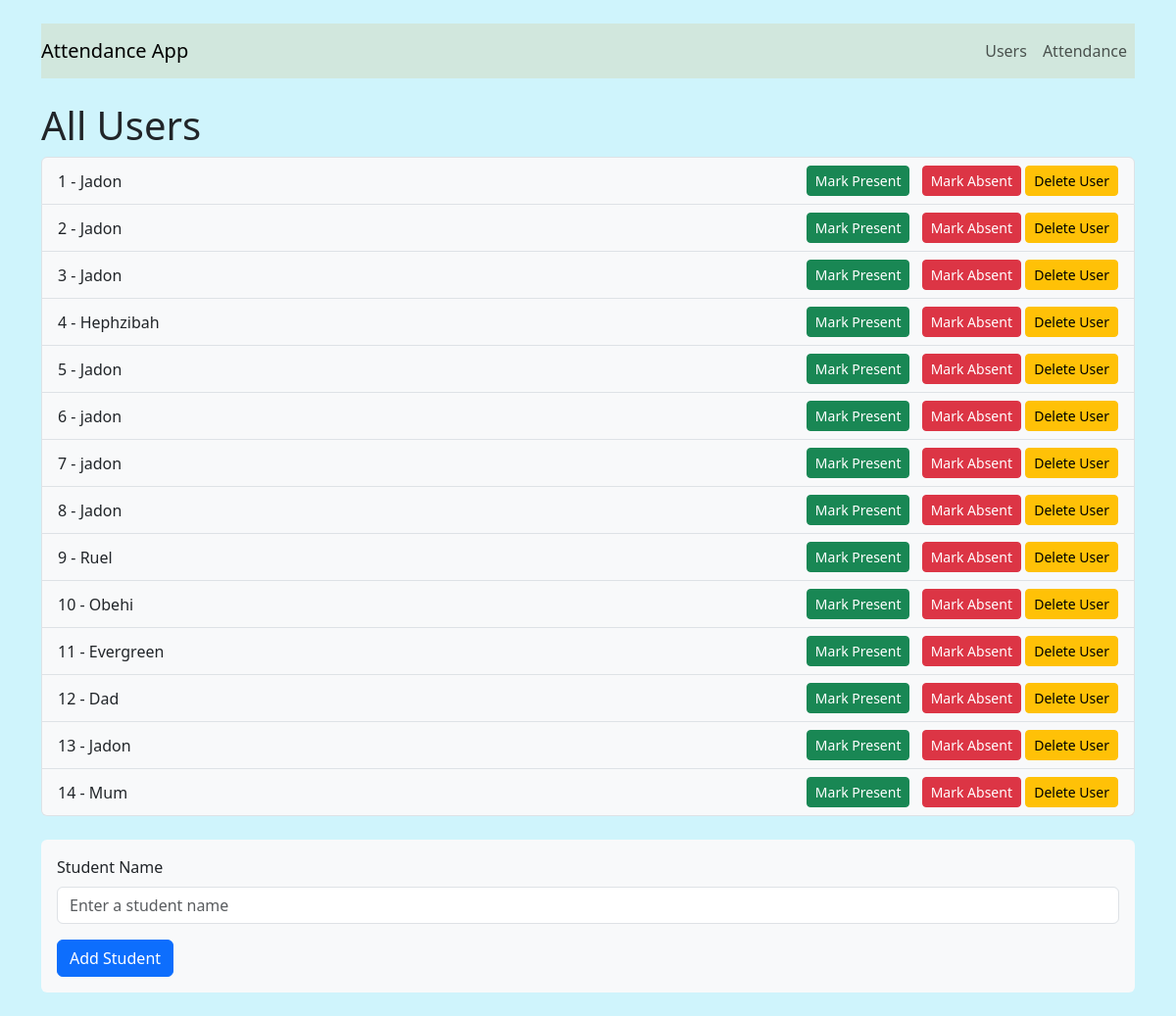
Screenshot of /users with the database file from the repository.
### models.py (models this page shows)
class User(db.Model):
    id = db.Column(db.Integer, primary_key=True)
    name = db.Column(db.String(100), nullable=False)

### app.py (the view)
@app.route('/users')
def users():
    all_users = User.query.all()
    return render_template('users.html', users=all_users)

### templates/users.html (shortened to what this page needs)
{% extends "base.html" %}
{% block content %}
<h1>All Users</h1>
<ul class="list-group">
    {% for user in users %}
        <li class="list-group-item bg-light d-flex justify-content-between align-items-center">
            <span>{{ user.id }} - {{ user.name}}</span>
            <div>
                <a href="/mark/{{ user.id }}/Present" class="btn btn-sm btn-success me-2">Mark Present</a>
                <a href="/mark/{{ user.id }}/Absent" class="btn btn-sm btn-danger">Mark Absent</a>
                <form action="/delete_user/{{ user.id }}" method="POST" style="display:inline;">
                    <button type="submit" class="btn btn-sm btn-warning">Delete User</button>
                </form>
            </div>
        </li>
    {% endfor %}
</ul>
<form action="/add_user" method="POST" class="p-3 mt-4 mb-4 bg-light rounded">
    <div class="mb-3">
        <label for="name" class="form-label">Student Name</label>
        <input type="text" class="form-control" id="name" name="name" placeholder="Enter a student name" required>
    </div>
    <button type="submit" class="btn btn-primary">Add Student</button>
</form>
{% endblock %}

### rows the page displays
User: id "1", name "Jadon"
User: id "2", name "Jadon"
User: id "3", name "Jadon"
User: id "4", name "Hephzibah"
User: id "5", name "Jadon"
User: id "6", name "jadon"
User: id "7", name "jadon"
User: id "8", name "Jadon"
User: id "9", name "Ruel"
User: id "10", name "Obehi"
User: id "11", name "Evergreen"
User: id "12", name "Dad"
User: id "13", name "Jadon"
User: id "14", name "Mum"
